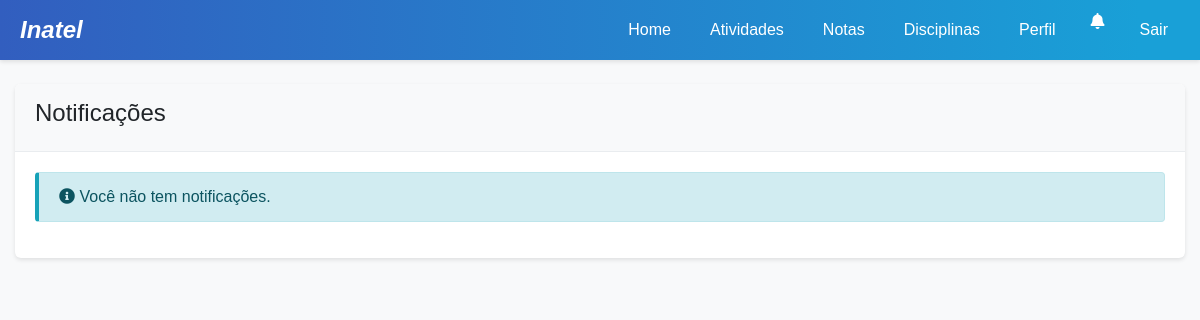
Page /notificacoes/ (signed in) on the earlier database version.
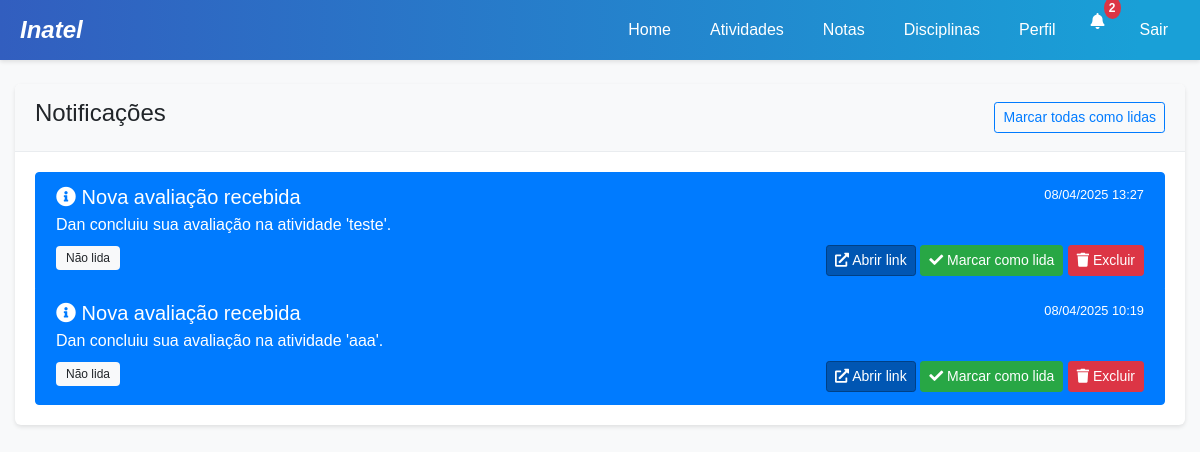
Same page on the later database version.
### project/models.py (models this page shows, shortened)
class Notificacao(models.Model):
    TIPO_CHOICES = (
        ('info', 'Informação'),
        ('warning', 'Aviso'),
        ('success', 'Sucesso'),
        ('danger', 'Erro'),
    )
    DESTINATARIO_CHOICES = (
        ('aluno', 'Aluno'),
        ('professor', 'Professor'),
        ('coordenador', 'Coordenador'),
        ('admin', 'Administrador'),
    )
    titulo = models.CharField(max_length=100)
    mensagem = models.TextField()
    data_criacao = models.DateTimeField(auto_now_add=True)
    lida = models.BooleanField(default=False)
    tipo = models.CharField(max_length=10, choices=TIPO_CHOICES, default='info')
    aluno = models.ForeignKey(Aluno, null=True, blank=True, on_delete=models.CASCADE, related_name='notificacoes')
    professor = models.ForeignKey(Professor, null=True, blank=True, on_delete=models.CASCADE, related_name='notificacoes')
    coordenador = models.ForeignKey(Coordenador, null=True, blank=True, on_delete=models.CASCADE, related_name='notificacoes')
    admin = models.ForeignKey(Admin, null=True, blank=True, on_delete=models.CASCADE, related_name='notificacoes')
    link = models.CharField(max_length=255, blank=True, null=True)
    class Meta:
        verbose_name = 'Notificação'
        verbose_name_plural = 'Notificações'
        ordering = ['-data_criacao']

### project/views.py (the view)
    def wrapper(request, *args, **kwargs):
        if 'user_type' not in request.session or 'user_id' not in request.session:
            messages.error(request, "Você precisa estar logado para acessar esta página.")
            return redirect('login')
        user_type = request.session['user_type']
        user_id = request.session['user_id']
        try:
            if user_type == 'aluno':
                Aluno.objects.get(idAluno=user_id)
            elif user_type == 'professor':
                Professor.objects.get(idProfessor=user_id)
            elif user_type == 'coordenador':
                Coordenador.objects.get(id=user_id)
            elif user_type == 'admin':
                from .models import Admin
                Admin.objects.get(id=user_id)
            else:
                messages.error(request, "Tipo de usuário não reconhecido.")
                request.session.flush()
                return redirect('login')
        except Exception:
            messages.error(request, "Sua sessão expirou ou é inválida. Por favor, faça login novamente.")
            request.session.flush()
            return redirect('login')
        return view_func(request, *args, **kwargs)

### project/context_processors.py (called while the page is built)
def user_data(request):
    context = {
        'user_type': request.session.get('user_type'),
        'user_id': request.session.get('user_id'),
        'username': request.session.get('username'),
    }
    if 'user_type' in request.session:
        notificacoes = obter_notificacoes_usuario(request)
        context['notificacoes_nao_lidas'] = notificacoes.filter(lida=False)
        context['notificacoes_count'] = context['notificacoes_nao_lidas'].count()
    return context

### project/utils.py (called while the page is built)
def obter_notificacoes_usuario(request):
    from .models import Notificacao, Aluno, Professor, Coordenador, Admin
    user_type = request.session.get('user_type')
    user_id = request.session.get('user_id')
    if not user_type or not user_id:
        return Notificacao.objects.none()
    if user_type == 'aluno':
        return Notificacao.objects.filter(aluno_id=user_id)
    elif user_type == 'professor':
        return Notificacao.objects.filter(professor_id=user_id)
    elif user_type == 'coordenador':
        return Notificacao.objects.filter(coordenador_id=user_id)
    elif user_type == 'admin':
        return Notificacao.objects.filter(admin_id=user_id)
    return Notificacao.objects.none()

### project/templates/notificacoes.html (shortened to what this page needs)
{% extends 'base.html' %}
{% block content %}
<div class="row">
    <div class="col-12">
        <div class="card">
            <div class="card-header d-flex justify-content-between align-items-center">
                <h4>Notificações</h4>
                {% if nao_lidas > 0 %}
                <form method="post">
                    <button type="submit" class="btn btn-sm btn-outline-primary">Marcar todas como lidas</button>
                </form>
                {% endif %}
            </div>
            <div class="card-body">
                {% if notificacoes %}
                    <div class="list-group">
                        {% for notificacao in notificacoes %}
                            <div class="list-group-item {% if not notificacao.lida %}list-group-item-action active{% endif %}">
                                <div class="d-flex w-100 justify-content-between">
                                    <h5 class="mb-1">
                                        {% if notificacao.tipo == 'info' %}
                                            <i class="fas fa-info-circle"></i>
                                        {% elif notificacao.tipo == 'warning' %}
                                            <i class="fas fa-exclamation-triangle"></i>
                                        {% elif notificacao.tipo == 'success' %}
                                            <i class="fas fa-check-circle"></i>
                                        {% elif notificacao.tipo == 'danger' %}
                                            <i class="fas fa-times-circle"></i>
                                        {% endif %}
                                        {{ notificacao.titulo }}
                                    </h5>
                                    <small>{{ notificacao.data_criacao|date:"d/m/Y H:i" }}</small>
                                </div>
                                <p class="mb-1">{{ notificacao.mensagem }}</p>
                                <div class="d-flex justify-content-between mt-2">
                                    <div>
                                        {% if not notificacao.lida %}
                                            <span class="badge badge-light">Não lida</span>
                                        {% endif %}
                                    </div>
                                    <div>
                                        {% if notificacao.link %}
                                            <a href="{{ notificacao.link }}" class="btn btn-sm btn-primary">
                                                <i class="fas fa-external-link-alt"></i> Abrir link
                                            </a>
                                        {% endif %}
                                        {% if not notificacao.lida %}
                                            <a href="{% url 'marcar_notificacao_como_lida' notificacao.id %}" class="btn btn-sm btn-success">
                                                <i class="fas fa-check"></i> Marcar como lida
                                            </a>
                                        {% endif %}
                                        <form method="post" action="{% url 'excluir_notificacao' notificacao.id %}" class="d-inline">
                                            <button type="submit" class="btn btn-sm btn-danger" onclick="return confirm('Tem certeza que deseja excluir esta notificação?')">
                                                <i class="fas fa-trash"></i> Excluir
                                            </button>
                                        </form>
                                    </div>
                                </div>
                            </div>
                        {% endfor %}
                    </div>
                {% else %}
                    <div class="alert alert-info">
                        <i class="fas fa-info-circle"></i> Você não tem notificações.
                    </div>
                {% endif %}
            </div>
        </div>
    </div>
</div>
{% endblock %}

Differences in the rows shown:
added Notificacao: tipo "info" (drawn), titulo "Nova avaliação recebida", data_criacao "08/04/2025 13:27", mensagem "Dan concluiu sua avaliação na atividade 'teste'.", lida "Não lida"
added Notificacao: tipo "info" (drawn), titulo "Nova avaliação recebida", data_criacao "08/04/2025 10:19", mensagem "Dan concluiu sua avaliação na atividade 'aaa'.", lida "Não lida"
Other differences:
{{ notificacoes_count }}: (not shown) → "2"
text no longer shown: "Você não tem notificações."
text now shown: "Marcar todas como lidas"
